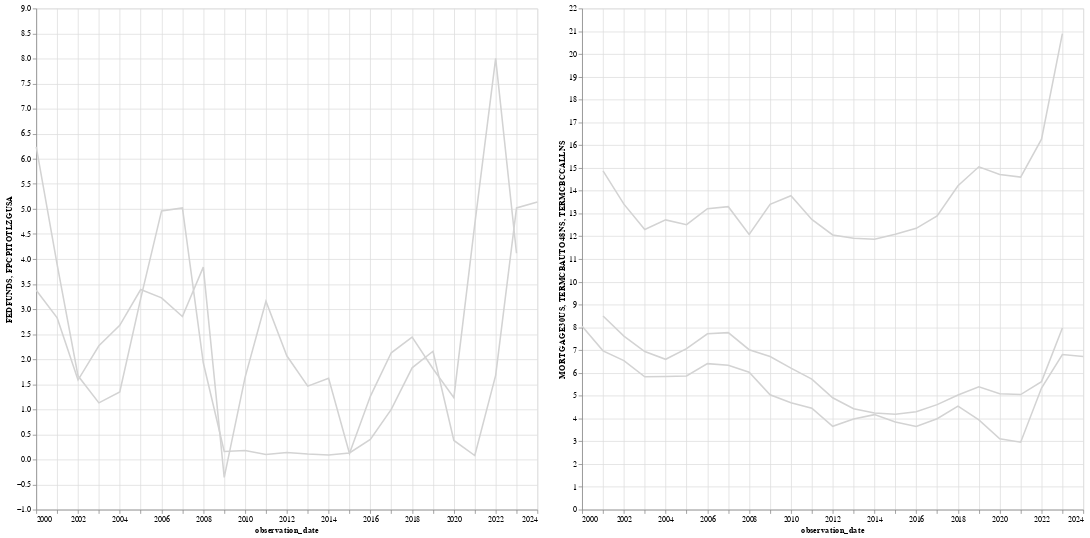

The notebook cell saved with this chart:
### Code cell
# POTENTIALLY CREATE ONE DATAFRAME SO THAT i CAN EASILY EDIT THE CHARTS FOR THIS

# Create brush selection for the x-axis (time)
brush_selection = alt.selection_interval(encodings=['x'], empty='none')

# FED Rate Line
baseFedLine = alt.Chart(fedRate).mark_line(strokeWidth=2, color='lightgray').encode(
    x=alt.X("observation_date:T", scale=x_scale),
    y="FEDFUNDS:Q"
)

highlightFedLine = alt.Chart(fedRate).mark_line(strokeWidth=5, color='red').encode(
    x=alt.X("observation_date:T", scale=x_scale),
    y="FEDFUNDS:Q"
).transform_filter(
    brush_selection
)

fedLine = (baseFedLine + highlightFedLine).add_params(brush_selection)

# Inflation Line
baseInflationLine = alt.Chart(inflationRate).mark_line(strokeWidth=2, color='lightgray').encode(
    x=alt.X("observation_date:T", scale=x_scale),
    y="FPCPITOTLZGUSA"
)

highlightInflationLine = alt.Chart(inflationRate).mark_line(strokeWidth=7, color='#f54295').encode(
    x=alt.X("observation_date:T", scale=x_scale),
    y="FPCPITOTLZGUSA"
).transform_filter(
    brush_selection
)

inflationLine = baseInflationLine + highlightInflationLine

# Mortgage Rate Line
baseMortLine = alt.Chart(mortRate).mark_line(color="lightgray").encode(
    x=alt.X("observation_date:T", scale=x_scale),
    y="MORTGAGE30US"
)

highlightMortLine = alt.Chart(mortRate).mark_line(color="blue").encode(
    x=alt.X("observation_date:T", scale=x_scale),
    y="MORTGAGE30US"
).transform_filter(
    brush_selection
)

mortLine = baseMortLine + highlightMortLine

# Auto Rate Line
baseAutoLine = alt.Chart(autoRate).mark_line(color="lightgray").encode(
    x=alt.X("observation_date:T", scale=x_scale),
    y="TERMCBAUTO48NS"
)

highlightAutoLine = alt.Chart(autoRate).mark_line(color="green").encode(
    x=alt.X("observation_date:T", scale=x_scale),
    y="TERMCBAUTO48NS"
).transform_filter(
    brush_selection
)

autoLine = baseAutoLine + highlightAutoLine

# Credit Rate Line
baseCreditLine = alt.Chart(creditRate).mark_line(color="lightgray").encode(
    x=alt.X("observation_date:T", scale=x_scale),
    y="TERMCBCCALLNS"
)

highlightCreditLine = alt.Chart(creditRate).mark_line(color="purple").encode(
    x=alt.X("observation_date:T", scale=x_scale),
    y="TERMCBCCALLNS"
).transform_filter(
    brush_selection
)

creditLine = baseCreditLine + highlightCreditLine

# Merge interest product charts
intProdchart = (mortLine + autoLine + creditLine).properties(
    width=650,
    height=650
)

# Merge fed and inflation rates chart
fedRates = (fedLine + inflationLine).properties(
    width=650,
    height=650
)

# Display side by side
fedRates | intProdchart

### Figure 1 — Vega-Lite specification as saved in the notebook (floating-point values rounded to 4 significant figures)
{"config": {"view": {"continuousWidth": 300, "continuousHeight": 300}}, "hconcat": [{"layer": [{"mark": {"type": "line", "color": "lightgray", "strokeWidth": 2}, "encoding": {"x": {"field": "observation_date", "scale": {"domain": ["2000-01-01", "2024-01-01"]}, "type": "temporal"}, "y": {"field": "FEDFUNDS", "type": "quantitative"}}, "name": "view_1"}, {"mark": {"type": "line", "color": "red", "strokeWidth": 5}, "encoding": {"x": {"field": "observation_date", "scale": {"domain": ["2000-01-01", "2024-01-01"]}, "type": "temporal"}, "y": {"field": "FEDFUNDS", "type": "quantitative"}}, "transform": [{"filter": {"param": "param_1", "empty": false}}]}, {"layer": [{"mark": {"type": "line", "color": "lightgray", "strokeWidth": 2}, "encoding": {"x": {"field": "observation_date", "scale": {"domain": ["2000-01-01", "2024-01-01"]}, "type": "temporal"}, "y": {"field": "FPCPITOTLZGUSA", "type": "quantitative"}}}, {"mark": {"type": "line", "color": "#f54295", "strokeWidth": 7}, "encoding": {"x": {"field": "observation_date", "scale": {"domain": ["2000-01-01", "2024-01-01"]}, "type": "temporal"}, "y": {"field": "FPCPITOTLZGUSA", "type": "quantitative"}}, "transform": [{"filter": {"param": "param_1", "empty": false}}]}], "data": {"name": "data-141832d28a34f2b910774e3648db3d12"}}], "data": {"name": "data-655def97c7d006f51fd23c99b9abcb91"}, "height": 650, "width": 650}, {"layer": [{"mark": {"type": "line", "color": "lightgray"}, "encoding": {"x": {"field": "observation_date", "scale": {"domain": ["2000-01-01", "2024-01-01"]}, "type": "temporal"}, "y": {"field": "MORTGAGE30US", "type": "quantitative"}}}, {"mark": {"type": "line", "color": "blue"}, "encoding": {"x": {"field": "observation_date", "scale": {"domain": ["2000-01-01", "2024-01-01"]}, "type": "temporal"}, "y": {"field": "MORTGAGE30US", "type": "quantitative"}}, "transform": [{"filter": {"param": "param_1", "empty": false}}]}, {"layer": [{"mark": {"type": "line", "color": "lightgray"}, "encoding": {"x": {"field": "observation_date", "scale": {"domain": ["2000-01-01", "2024-01-01"]}, "type": "temporal"}, "y": {"field": "TERMCBAUTO48NS", "type": "quantitative"}}}, {"mark": {"type": "line", "color": "green"}, "encoding": {"x": {"field": "observation_date", "scale": {"domain": ["2000-01-01", "2024-01-01"]}, "type": "temporal"}, "y": {"field": "TERMCBAUTO48NS", "type": "quantitative"}}, "transform": [{"filter": {"param": "param_1", "empty": false}}]}], "data": {"name": "data-50d4bbcb586e5290446e6b4473b96c69"}}, {"layer": [{"mark": {"type": "line", "color": "lightgray"}, "encoding": {"x": {"field": "observation_date", "scale": {"domain": ["2000-01-01", "2024-01-01"]}, "type": "temporal"}, "y": {"field": "TERMCBCCALLNS", "type": "quantitative"}}}, {"mark": {"type": "line", "color": "purple"}, "encoding": {"x": {"field": "observation_date", "scale": {"domain": ["2000-01-01", "2024-01-01"]}, "type": "temporal"}, "y": {"field": "TERMCBCCALLNS", "type": "quantitative"}}, "transform": [{"filter": {"param": "param_1", "empty": false}}]}], "data": {"name": "data-c2dc867042f88c8082724425888c8924"}}], "data": {"name": "data-70c05dde7031b4779bd6379e1fb863bf"}, "height": 650, "width": 650}], "params": [{"name": "param_1", "select": {"type": "interval", "encodings": ["x"]}, "views": ["view_1"]}], "$schema": "https://vega.github.io/schema/vega-lite/v5.20.1.json", "datasets": {"data-655def97c7d006f51fd23c99b9abcb91": [{"observation_date": "2000-01-01", "FEDFUNDS": 6.24}, {"observation_date": "2001-01-01", "FEDFUNDS": 3.89}, {"observation_date": "2002-01-01", "FEDFUNDS": 1.67}, {"observation_date": "2003-01-01", "FEDFUNDS": 1.13}, {"observation_date": "2004-01-01", "FEDFUNDS": 1.35}, {"observation_date": "2005-01-01", "FEDFUNDS": 3.21}, {"observation_date": "2006-01-01", "FEDFUNDS": 4.96}, {"observation_date": "2007-01-01", "FEDFUNDS": 5.02}, {"observation_date": "2008-01-01", "FEDFUNDS": 1.93}, {"observation_date": "2009-01-01", "FEDFUNDS": 0.16}, {"observation_date": "2010-01-01", "FEDFUNDS": 0.18}, {"observation_date": "2011-01-01", "FEDFUNDS": 0.1}, {"observation_date": "2012-01-01", "FEDFUNDS": 0.14}, {"observation_date": "2013-01-01", "FEDFUNDS": 0.11}, {"observation_date": "2014-01-01", "FEDFUNDS": 0.09}, {"observation_date": "2015-01-01", "FEDFUNDS": 0.13}, {"observation_date": "2016-01-01", "FEDFUNDS": 0.4}, {"observation_date": "2017-01-01", "FEDFUNDS": 1.0}, {"observation_date": "2018-01-01", "FEDFUNDS": 1.83}, {"observation_date": "2019-01-01", "FEDFUNDS": 2.16}, {"observation_date": "2020-01-01", "FEDFUNDS": 0.38}, {"observation_date": "2021-01-01", "FEDFUNDS": 0.08}, {"observation_date": "2022-01-01", "FEDFUNDS": 1.68}, {"observation_date": "2023-01-01", "FEDFUNDS": 5.02}, {"observation_date": "2024-01-01", "FEDFUNDS": 5.14}], "data-141832d28a34f2b910774e3648db3d12": [{"observation_date": "2000-01-01", "FPCPITOTLZGUSA": 3.377}, {"observation_date": "2001-01-01", "FPCPITOTLZGUSA": 2.826}, {"observation_date": "2002-01-01", "FPCPITOTLZGUSA": 1.586}, {"observation_date": "2003-01-01", "FPCPITOTLZGUSA": 2.27}, {"observation_date": "2004-01-01", "FPCPITOTLZGUSA": 2.677}, {"observation_date": "2005-01-01", "FPCPITOTLZGUSA": 3.393}, {"observation_date": "2006-01-01", "FPCPITOTLZGUSA": 3.226}, {"observation_date": "2007-01-01", "FPCPITOTLZGUSA": 2.853}, {"observation_date": "2008-01-01", "FPCPITOTLZGUSA": 3.839}, {"observation_date": "2009-01-01", "FPCPITOTLZGUSA": -0.3555}, {"observation_date": "2010-01-01", "FPCPITOTLZGUSA": 1.64}, {"observation_date": "2011-01-01", "FPCPITOTLZGUSA": 3.157}, {"observation_date": "2012-01-01", "FPCPITOTLZGUSA": 2.069}, {"observation_date": "2013-01-01", "FPCPITOTLZGUSA": 1.465}, {"observation_date": "2014-01-01", "FPCPITOTLZGUSA": 1.622}, {"observation_date": "2015-01-01", "FPCPITOTLZGUSA": 0.1186}, {"observation_date": "2016-01-01", "FPCPITOTLZGUSA": 1.262}, {"observation_date": "2017-01-01", "FPCPITOTLZGUSA": 2.13}, {"observation_date": "2018-01-01", "FPCPITOTLZGUSA": 2.443}, {"observation_date": "2019-01-01", "FPCPITOTLZGUSA": 1.812}, {"observation_date": "2020-01-01", "FPCPITOTLZGUSA": 1.234}, {"observation_date": "2021-01-01", "FPCPITOTLZGUSA": 4.698}, {"observation_date": "2022-01-01", "FPCPITOTLZGUSA": 8.003}, {"observation_date": "2023-01-01", "FPCPITOTLZGUSA": 4.116}], "data-70c05dde7031b4779bd6379e1fb863bf": [{"observation_date": "2000-01-01", "MORTGAGE30US": 8.05}, {"observation_date": "2001-01-01", "MORTGAGE30US": 6.97}, {"observation_date": "2002-01-01", "MORTGAGE30US": 6.54}, {"observation_date": "2003-01-01", "MORTGAGE30US": 5.83}, {"observation_date": "2004-01-01", "MORTGAGE30US": 5.84}, {"observation_date": "2005-01-01", "MORTGAGE30US": 5.87}, {"observation_date": "2006-01-01", "MORTGAGE30US": 6.41}, {"observation_date": "2007-01-01", "MORTGAGE30US": 6.34}, {"observation_date": "2008-01-01", "MORTGAGE30US": 6.03}, {"observation_date": "2009-01-01", "MORTGAGE30US": 5.04}, {"observation_date": "2010-01-01", "MORTGAGE30US": 4.69}, {"observation_date": "2011-01-01", "MORTGAGE30US": 4.45}, {"observation_date": "2012-01-01", "MORTGAGE30US": 3.66}, {"observation_date": "2013-01-01", "MORTGAGE30US": 3.98}, {"observation_date": "2014-01-01", "MORTGAGE30US": 4.17}, {"observation_date": "2015-01-01", "MORTGAGE30US": 3.85}, {"observation_date": "2016-01-01", "MORTGAGE30US": 3.65}, {"observation_date": "2017-01-01", "MORTGAGE30US": 3.99}, {"observation_date": "2018-01-01", "MORTGAGE30US": 4.54}, {"observation_date": "2019-01-01", "MORTGAGE30US": 3.94}, {"observation_date": "2020-01-01", "MORTGAGE30US": 3.11}, {"observation_date": "2021-01-01", "MORTGAGE30US": 2.96}, {"observation_date": "2022-01-01", "MORTGAGE30US": 5.34}, {"observation_date": "2023-01-01", "MORTGAGE30US": 6.81}, {"observation_date": "2024-01-01", "MORTGAGE30US": 6.72}], "data-50d4bbcb586e5290446e6b4473b96c69": [{"observation_date": "2001-01-01", "TERMCBAUTO48NS": 8.5}, {"observation_date": "2002-01-01", "TERMCBAUTO48NS": 7.62}, {"observation_date": "2003-01-01", "TERMCBAUTO48NS": 6.94}, {"observation_date": "2004-01-01", "TERMCBAUTO48NS": 6.6}, {"observation_date": "2005-01-01", "TERMCBAUTO48NS": 7.07}, {"observation_date": "2006-01-01", "TERMCBAUTO48NS": 7.72}, {"observation_date": "2007-01-01", "TERMCBAUTO48NS": 7.77}, {"observation_date": "2008-01-01", "TERMCBAUTO48NS": 7.02}, {"observation_date": "2009-01-01", "TERMCBAUTO48NS": 6.72}, {"observation_date": "2010-01-01", "TERMCBAUTO48NS": 6.21}, {"observation_date": "2011-01-01", "TERMCBAUTO48NS": 5.73}, {"observation_date": "2012-01-01", "TERMCBAUTO48NS": 4.91}, {"observation_date": "2013-01-01", "TERMCBAUTO48NS": 4.43}, {"observation_date": "2014-01-01", "TERMCBAUTO48NS": 4.24}, {"observation_date": "2015-01-01", "TERMCBAUTO48NS": 4.19}, {"observation_date": "2016-01-01", "TERMCBAUTO48NS": 4.3}, {"observation_date": "2017-01-01", "TERMCBAUTO48NS": 4.61}, {"observation_date": "2018-01-01", "TERMCBAUTO48NS": 5.03}, {"observation_date": "2019-01-01", "TERMCBAUTO48NS": 5.39}, {"observation_date": "2020-01-01", "TERMCBAUTO48NS": 5.09}, {"observation_date": "2021-01-01", "TERMCBAUTO48NS": 5.05}, {"observation_date": "2022-01-01", "TERMCBAUTO48NS": 5.62}, {"observation_date": "2023-01-01", "TERMCBAUTO48NS": 7.97}, {"observation_date": "2024-01-01", "TERMCBAUTO48NS": null}], "data-c2dc867042f88c8082724425888c8924": [{"observation_date": "2001-01-01", "TERMCBCCALLNS": 14.87}, {"observation_date": "2002-01-01", "TERMCBCCALLNS": 13.41}, {"observation_date": "2003-01-01", "TERMCBCCALLNS": 12.3}, {"observation_date": "2004-01-01", "TERMCBCCALLNS": 12.72}, {"observation_date": "2005-01-01", "TERMCBCCALLNS": 12.51}, {"observation_date": "2006-01-01", "TERMCBCCALLNS": 13.21}, {"observation_date": "2007-01-01", "TERMCBCCALLNS": 13.3}, {"observation_date": "2008-01-01", "TERMCBCCALLNS": 12.08}, {"observation_date": "2009-01-01", "TERMCBCCALLNS": 13.4}, {"observation_date": "2010-01-01", "TERMCBCCALLNS": 13.78}, {"observation_date": "2011-01-01", "TERMCBCCALLNS": 12.74}, {"observation_date": "2012-01-01", "TERMCBCCALLNS": 12.06}, {"observation_date": "2013-01-01", "TERMCBCCALLNS": 11.91}, {"observation_date": "2014-01-01", "TERMCBCCALLNS": 11.87}, {"observation_date": "2015-01-01", "TERMCBCCALLNS": 12.09}, {"observation_date": "2016-01-01", "TERMCBCCALLNS": 12.35}, {"observation_date": "2017-01-01", "TERMCBCCALLNS": 12.89}, {"observation_date": "2018-01-01", "TERMCBCCALLNS": 14.22}, {"observation_date": "2019-01-01", "TERMCBCCALLNS": 15.05}, {"observation_date": "2020-01-01", "TERMCBCCALLNS": 14.71}, {"observation_date": "2021-01-01", "TERMCBCCALLNS": 14.6}, {"observation_date": "2022-01-01", "TERMCBCCALLNS": 16.26}, {"observation_date": "2023-01-01", "TERMCBCCALLNS": 20.9}, {"observation_date": "2024-01-01", "TERMCBCCALLNS": null}]}}
